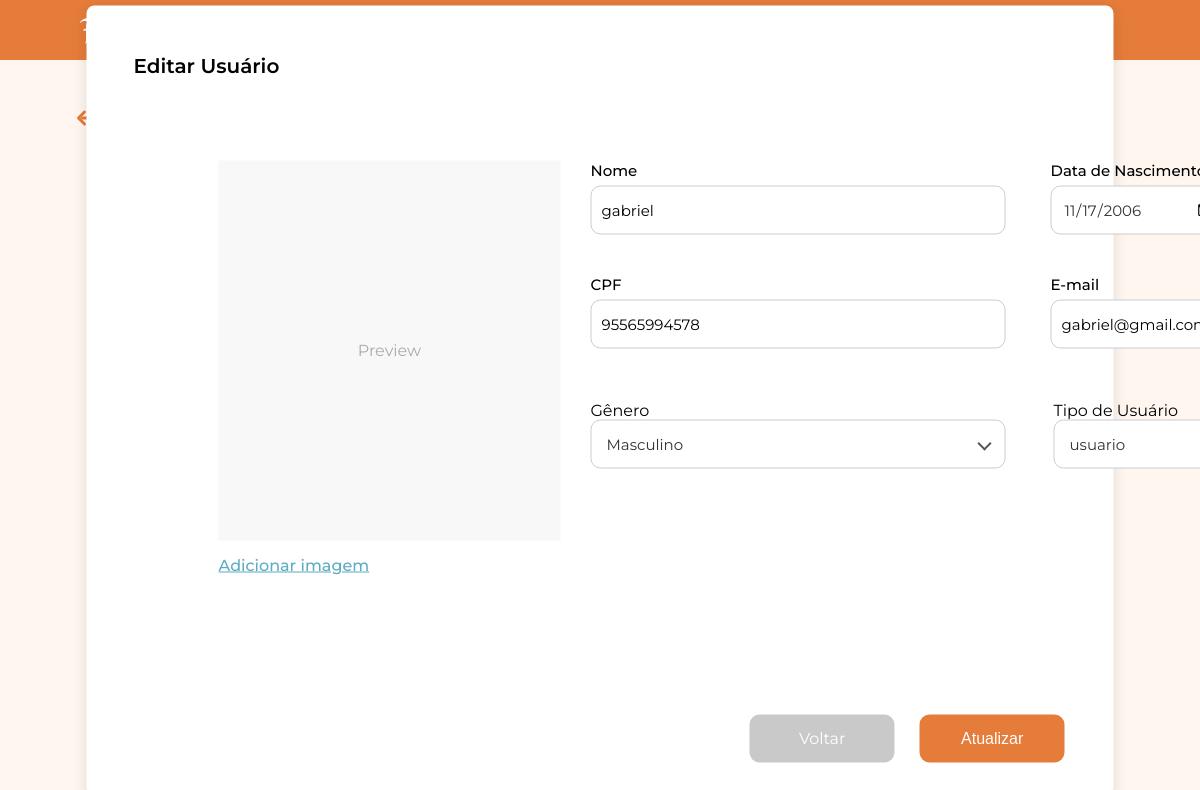
The page /usuarios/editar/1 (signed in) on the database its author committed.
### app/models.py (models this page shows, shortened)
class User(db.Model, UserMixin):
    id = db.Column(db.Integer, primary_key=True)
    nome = db.Column(db.String(100), nullable=False)
    data_nascimento = db.Column(db.Date, nullable=True)
    genero = db.Column(db.String(20), nullable=True)
    email = db.Column(db.String(120), unique=True, nullable=False)
    cpf = db.Column(db.String(14), unique=True)
    telefone = db.Column(db.String(20), nullable=True)
    tipo_usuario = db.Column(db.String(50), nullable=False, default="usuario")
    senha = db.Column(db.String(200), nullable=False)
    imagem_perfil = db.Column(db.String(200), nullable=True)

### app/view.py (the view, shortened to what this page needs)
@app.route('/usuarios/editar/<int:id>', methods=['GET', 'POST'])
@login_required
def editar_usuario(id):
    usuario = User.query.get_or_404(id)
    generos = ["Masculino", "Feminino", "Outro", "Prefiro não informar"]
    tipos_usuario = ["Administrador", "Almoxarife", "Professor/Representante de sala", "terceiro"]
    return render_template('editar_usuario.html',
                         usuario=usuario,
                         generos=generos,
                         tipos_usuario=tipos_usuario)

### app/models.py (called while the page is built)
@login_manager.user_loader
def load_user(user_id):
    return User.query.get(int(user_id))

### app/templates/editar_usuario.html (shortened to what this page needs)
<!DOCTYPE html>
<html lang="pt-BR">
<head>
    <link rel="stylesheet" href="{{ url_for('static', filename='css/cadastro_usuarios.css') }}">
</head>
<body>
    {% include 'componentes/alertas/alerta_sucesso.html' %}
    {% include 'componentes/header/header.html' %}
    {% include 'componentes/titulos/seta_voltar_usuarios.html' %}
    <div class="usuarios-container">
        <div class="usuarios-box">
            <h2 class="usuarios-titulo">Editar Usuário</h2>
            <form action="{{ url_for('editar_usuario', id=usuario.id) }}" method="POST" enctype="multipart/form-data">
                <div class="usuarios-conteudo">
                    <div class="usuarios-campo campo-imagem">
                        <div class="image-preview" id="imagePreview">
                            {% if usuario.imagem_perfil %}
                                <img src="{{ url_for('static', filename='uploads/usuarios/' + usuario.imagem_perfil) }}" alt="Imagem do usuário" style="max-width: 100%; max-height: 100%; object-fit: cover;">
                            {% else %}
                                <span>Preview</span>
                            {% endif %}
                        </div>
                        <div class="adicionar-imagem-texto" id="adicionarImagem">
                            {% if usuario.imagem_perfil %}
                                Alterar imagem
                            {% else %}
                                Adicionar imagem
                            {% endif %}
                        </div>
                    </div>
                    <div class="usuarios-campos-direita">
                        <div class="usuarios-linha-1">
                            <div class="usuarios-campo usuarios-nome">
                                {% set value = usuario.nome %}
                                {% include 'componentes/boxs/box_nome_user.html' %}
                            </div>
                            <div class="usuarios-campo usuarios-data-nascimento">
                                {% set value = usuario.data_nascimento.strftime('%Y-%m-%d') if usuario.data_nascimento else '' %}
                                {% include 'componentes/boxs/box_data_nascimento.html' %}
                            </div>
                                {% set value = usuario.telefone %}
                                {% include 'componentes/boxs/box_telefone.html' %}
                        </div>
                        <div class="usuarios-linha-2">
                            <div class="usuarios-campo usuarios-cpf">
                                {% set value = usuario.cpf %}
                                {% include 'componentes/boxs/box_cpf.html' %}
                            </div>
                            <div class="usuarios-campo usuarios-email">
                                {% set value = usuario.email %}
                                {% include 'componentes/boxs/box_email.html' %}
                            </div>
                        </div>
                        <div class="usuarios-linha-3">
                            <div class="usuarios-campo usuarios-genero">
                                {% set label = 'Gênero' %}
                                {% set name = 'genero' %}
                                {% set id = 'genero' %}
                                {% set selected_value = usuario.genero %}
                                {% include 'componentes/boxs/dropdown_genero.html' %}
                            </div>
                            <div class="usuarios-campo usuarios-tipo-usuario">
                                {% set label = 'Tipo de Usuário' %}
                                {% set name = 'tipo_usuario' %}
                                {% set id = 'tipo_usuario' %}
                                {% set selected_value = usuario.tipo_usuario %}
                                {% include 'componentes/boxs/dropdown_tipo_usuario.html' %}
                            </div>
                        </div>
                    </div>
                </div>
                <div class="usuarios-linha-botao">
                    {% set texto = "Voltar" %}
                    {% set url_destino = "/usuarios" %}
                    {% include 'componentes/botoes/botao_voltar.html' %}
                    {% set texto = "Atualizar" %}
                    {% include 'componentes/botoes/botao_cadastrar_usuarios.html' %}
                </div>
            </form>
        </div>
    </div>
</body>
</html>

### app/templates/componentes/boxs/box_nome_user.html
<div class="form-group">
  <label for="{{ id or 'nome' }}">Nome </label>
  <input
    type="text"
    id="{{ id or 'nome' }}"
    name="{{ name or 'nome' }}"
    placeholder="{{ placeholder or 'Informe seu nome' }}"
    value="{{ value or '' }}"
    required
    class="input-nome"
  >
</div>
<link rel="stylesheet" href="{{ url_for('static', filename='css/boxs/box_nome.css') }}">

### app/templates/componentes/boxs/box_cpf.html
<div class="form-group">
  <label for="{{ id or 'cpf' }}">CPF</label>
  <input
    type="text"
    id="{{ id or 'cpf' }}"
    name="{{ name or 'cpf' }}"
    placeholder="{{ placeholder or 'Digite o CPF' }}"
    value="{{ value or '' }}"
    required
    class="input-cpf"
  >
</div>
<link rel="stylesheet" href="{{ url_for('static', filename='css/boxs/box_cpf.css') }}">

### app/templates/componentes/boxs/box_email.html
<div class="form-group">
  <label for="{{ id or 'email' }}">E-mail</label>
  <input
    type="email"
    id="{{ id or 'email' }}"
    name="{{ name or 'email' }}"
    placeholder="{{ placeholder or 'Digite seu e-mail' }}"
    value="{{ value or '' }}"
    required
    class="input-email"
  >
</div>
<link rel="stylesheet" href="{{ url_for('static', filename='css/boxs/box_email.css') }}">

### app/templates/componentes/boxs/dropdown_genero.html (shortened to what this page needs)
<div class="dropdown">
  <label for="{{ id or 'genero' }}">{{ label or 'Gênero' }}</label>
  <div class="dropdown-btn" onclick="toggleDropdown(this)">
    <span class="selected-text">
      {% if selected_value %}
        {{ selected_value }}
      {% else %}
        Selecione...
      {% endif %}
    </span>
    <span class="arrow"></span>
  </div>
</div>
<link rel="stylesheet" href="{{ url_for('static', filename='css/boxs/dropdown_genero.css') }}">

### app/templates/componentes/boxs/dropdown_tipo_usuario.html (shortened to what this page needs)
<div class="dropdown">
  <label for="{{ id or 'tipo_usuario' }}">{{ label or 'Tipo de Usuário' }}</label>
  <div class="dropdown-btn" onclick="toggleDropdown(this)">
    <span class="selected-text">
      {% if selected_value %}
        {{ selected_value }}
      {% else %}
        Selecione...
      {% endif %}
    </span>
  </div>
</div>
<link rel="stylesheet" href="{{ url_for('static', filename='css/boxs/dropdown_tipo_usuario.css') }}">

### app/static/css/cadastro_usuarios.css (style rules this page uses)
html, body { margin: 0; padding: 0; font-family: 'Montserrat', Arial, sans-serif; background-color: #FFF6F0; }
.usuarios-container { position: relative; width: 100%; max-width: 1800px; height: auto; margin: 40px auto; padding: 20px; box-sizing: border-box; }
.usuarios-box { position: fixed; top: 50%; left: 50%; transform: translate(-50%, -50%); width: 80%; max-width: 1500px; min-height: 738px; background-color: #ffffff; border-radius: 8px; z-index: 1; padding: 31px 20px 20px 47px; box-shadow: 0 4px 15px rgba(0, 0, 0, 0.12); }
.usuarios-conteudo { margin-top: 53px; position: relative; z-index: 2; display: flex; flex-wrap: nowrap; gap: 110px; align-items: flex-start; justify-content: flex-start; box-sizing: border-box; }
.campo-imagem { flex: 0 0 322px; margin-left: 55px; }
.image-preview { width: 342px; height: 380px; margin-bottom: 10px; background-color: #F8F8F8; background-size: cover; background-position: center; display: flex; justify-content: center; align-items: center; overflow: hidden; }
.image-preview span { color: #aaa; }
.adicionar-imagem-texto { color: #5CACC4; text-decoration: underline; cursor: pointer; font-weight: 500; margin-top: 5px; display: inline-block; text-align: left; }
.usuarios-campos-direita { flex: 1; max-width: calc(100% - 322px - 100px); display: flex; flex-direction: column; gap: 25px; }
.usuarios-linha-1 { display: flex; gap: 45px; flex-wrap: nowrap; }
.usuarios-linha-2 { display: flex; gap: 45px; }
.usuarios-linha-3 { display: flex; width: 100%; margin-top: 12px; gap: 80px; }
.usuarios-campo { display: flex; flex-direction: column; }
.usuarios-titulo { font-size: 20px; font-weight: 600; }
.usuarios-linha-botao { width: 97%; text-align: right; margin-top: 110px; gap: 25px; display: flex; justify-content: flex-end; }
@media (max-width: 1200px) { .usuarios-conteudo { gap: 30px; padding: 30px; } }

### app/static/css/boxs/box_nome.css (style rules this page uses)
.input-nome { width: 393px; height: 27px; font-family: 'Montserrat', sans-serif; font-size: 15px; padding: 10px; border: 1px solid #ccc; border-radius: 10px; outline: none; transition: border-color 0.3s ease; }
.form-group { display: flex; flex-direction: column; align-items: flex-start; margin-bottom: 15px; }
.form-group label { font-family: 'Montserrat', sans-serif; font-weight: 500; font-size: 15px; color: #000000; margin-bottom: 6px; display: block; }

### app/static/css/boxs/box_telefone.css (style rules this page uses)
.form-group { display: flex; flex-direction: column; align-items: flex-start; margin-bottom: 15px; }
.form-group label { font-family: 'Montserrat', sans-serif; font-weight: 500; font-size: 15px; color: #000000; margin-bottom: 6px; display: block; }

### app/static/css/boxs/box_cpf.css (style rules this page uses)
.input-cpf { width: 393px; height: 27px; font-family: 'Montserrat', sans-serif; font-size: 15px; padding: 10px; border: 1px solid #ccc; border-radius: 10px; outline: none; transition: border-color 0.3s ease; }
.form-group { display: flex; flex-direction: column; align-items: flex-start; margin-bottom: 15px; }
.form-group label { font-family: 'Montserrat', sans-serif; font-weight: 500; font-size: 15px; color: #000000; margin-bottom: 6px; display: block; }

### app/static/css/boxs/box_email.css (style rules this page uses)
.input-email { width: 393px; height: 27px; font-family: 'Montserrat', sans-serif; font-size: 15px; padding: 10px; border: 1px solid #ccc; border-radius: 10px; outline: none; transition: border-color 0.3s ease; }
.form-group { display: flex; flex-direction: column; align-items: flex-start; margin-bottom: 15px; }
.form-group label { font-family: 'Montserrat', sans-serif; font-weight: 500; font-size: 15px; color: #000000; margin-bottom: 6px; display: block; }

### app/static/css/boxs/dropdown_genero.css (style rules this page uses)
.dropdown { position: relative; width: 383px; }
.dropdown-btn { width: 100%; height: 47px; border: 1px solid #ccc; border-radius: 10px; background: white; display: flex; align-items: center; justify-content: space-between; padding: 0 15px; cursor: pointer; position: relative; font-size: 15px; color: #333; transition: box-shadow 0.2s ease; }
.form-group label { font-family: 'Montserrat', sans-serif; font-weight: 500; font-size: 15px; color: #000000; margin-bottom: 6px; display: block; }
.dropdown-btn .arrow { display: inline-block; width: 8px; height: 8px; border-left: 2px solid #555; border-bottom: 2px solid #555; transform: rotate(-45deg); transition: transform 0.2s ease; }

### rows shown on the page
User: nome "gabriel", cpf "95565994578", email "gabriel@gmail.com", genero "Masculino", tipo_usuario "usuario"

### other values the page prints
{{ label or 'Gênero' }} "Gênero"
{{ label or 'Tipo de Usuário' }} "Tipo de Usuário"
{{ texto }} "Voltar"
{{ texto }} "Atualizar"
